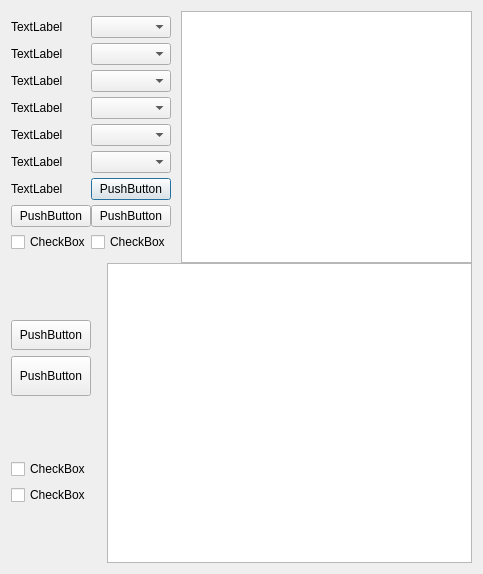
<?xml version="1.0" encoding="UTF-8"?>
<ui version="4.0">
 <class>Dialog</class>
 <widget class="QDialog" name="Dialog">
  <property name="geometry">
   <rect>
    <x>0</x>
    <y>0</y>
    <width>483</width>
    <height>574</height>
   </rect>
  </property>
  <property name="sizePolicy">
   <sizepolicy hsizetype="Expanding" vsizetype="Expanding">
    <horstretch>0</horstretch>
    <verstretch>0</verstretch>
   </sizepolicy>
  </property>
  <property name="windowTitle">
   <string>Dialog</string>
  </property>
  <layout class="QGridLayout" name="gridLayout">
   <item row="0" column="0">
    <layout class="QVBoxLayout" name="verticalLayout_5">
     <property name="spacing">
      <number>0</number>
     </property>
     <property name="bottomMargin">
      <number>0</number>
     </property>
     <item>
      <layout class="QHBoxLayout" name="horizontalLayout_11" stretch="0,0,0">
       <item>
        <layout class="QVBoxLayout" name="verticalLayout_3">
         <item>
          <layout class="QHBoxLayout" name="horizontalLayout_2">
           <item>
            <widget class="QLabel" name="label">
             <property name="text">
              <string>TextLabel</string>
             </property>
            </widget>
           </item>
           <item>
            <widget class="QComboBox" name="comboBox"/>
           </item>
          </layout>
         </item>
         <item>
          <layout class="QHBoxLayout" name="horizontalLayout_3">
           <item>
            <widget class="QLabel" name="label_2">
             <property name="text">
              <string>TextLabel</string>
             </property>
            </widget>
           </item>
           <item>
            <widget class="QComboBox" name="comboBox_2"/>
           </item>
          </layout>
         </item>
         <item>
          <layout class="QHBoxLayout" name="horizontalLayout_4">
           <item>
            <widget class="QLabel" name="label_3">
             <property name="text">
              <string>TextLabel</string>
             </property>
            </widget>
           </item>
           <item>
            <widget class="QComboBox" name="comboBox_4"/>
           </item>
          </layout>
         </item>
         <item>
          <layout class="QHBoxLayout" name="horizontalLayout_5">
           <item>
            <widget class="QLabel" name="label_4">
             <property name="text">
              <string>TextLabel</string>
             </property>
            </widget>
           </item>
           <item>
            <widget class="QComboBox" name="comboBox_3"/>
           </item>
          </layout>
         </item>
         <item>
          <layout class="QHBoxLayout" name="horizontalLayout_6">
           <item>
            <widget class="QLabel" name="label_6">
             <property name="text">
              <string>TextLabel</string>
             </property>
            </widget>
           </item>
           <item>
            <widget class="QComboBox" name="comboBox_6"/>
           </item>
          </layout>
         </item>
         <item>
          <layout class="QHBoxLayout" name="horizontalLayout_7">
           <item>
            <widget class="QLabel" name="label_5">
             <property name="text">
              <string>TextLabel</string>
             </property>
            </widget>
           </item>
           <item>
            <widget class="QComboBox" name="comboBox_5"/>
           </item>
          </layout>
         </item>
         <item>
          <layout class="QHBoxLayout" name="horizontalLayout_8">
           <item>
            <widget class="QLabel" name="label_7">
             <property name="text">
              <string>TextLabel</string>
             </property>
            </widget>
           </item>
           <item>
            <widget class="QPushButton" name="pushButton">
             <property name="text">
              <string>PushButton</string>
             </property>
            </widget>
           </item>
          </layout>
         </item>
         <item>
          <layout class="QHBoxLayout" name="horizontalLayout_9">
           <item>
            <widget class="QPushButton" name="pushButton_2">
             <property name="text">
              <string>PushButton</string>
             </property>
            </widget>
           </item>
           <item>
            <widget class="QPushButton" name="pushButton_3">
             <property name="text">
              <string>PushButton</string>
             </property>
            </widget>
           </item>
          </layout>
         </item>
         <item>
          <layout class="QHBoxLayout" name="horizontalLayout_10">
           <item>
            <widget class="QCheckBox" name="checkBox">
             <property name="text">
              <string>CheckBox</string>
             </property>
            </widget>
           </item>
           <item>
            <widget class="QCheckBox" name="checkBox_2">
             <property name="text">
              <string>CheckBox</string>
             </property>
            </widget>
           </item>
          </layout>
         </item>
        </layout>
       </item>
       <item>
        <spacer name="horizontalSpacer_2">
         <property name="orientation">
          <enum>Qt::Horizontal</enum>
         </property>
         <property name="sizeType">
          <enum>QSizePolicy::Fixed</enum>
         </property>
         <property name="sizeHint" stdset="0">
          <size>
           <width>10</width>
           <height>20</height>
          </size>
         </property>
        </spacer>
       </item>
       <item>
        <widget class="QTextEdit" name="textEdit">
         <property name="minimumSize">
          <size>
           <width>279</width>
           <height>0</height>
          </size>
         </property>
        </widget>
       </item>
      </layout>
     </item>
     <item>
      <layout class="QHBoxLayout" name="horizontalLayout_12" stretch="0,0,0">
       <property name="spacing">
        <number>6</number>
       </property>
       <item>
        <layout class="QVBoxLayout" name="verticalLayout_4">
         <item>
          <layout class="QVBoxLayout" name="verticalLayout">
           <item>
            <widget class="QPushButton" name="pushButton_5">
             <property name="minimumSize">
              <size>
               <width>0</width>
               <height>30</height>
              </size>
             </property>
             <property name="text">
              <string>PushButton</string>
             </property>
            </widget>
           </item>
           <item>
            <widget class="QPushButton" name="pushButton_4">
             <property name="minimumSize">
              <size>
               <width>0</width>
               <height>40</height>
              </size>
             </property>
             <property name="text">
              <string>PushButton</string>
             </property>
            </widget>
           </item>
          </layout>
         </item>
         <item>
          <layout class="QVBoxLayout" name="verticalLayout_2">
           <item>
            <widget class="QCheckBox" name="checkBox_4">
             <property name="text">
              <string>CheckBox</string>
             </property>
            </widget>
           </item>
           <item>
            <widget class="QCheckBox" name="checkBox_3">
             <property name="text">
              <string>CheckBox</string>
             </property>
            </widget>
           </item>
          </layout>
         </item>
        </layout>
       </item>
       <item>
        <spacer name="horizontalSpacer">
         <property name="orientation">
          <enum>Qt::Horizontal</enum>
         </property>
         <property name="sizeType">
          <enum>QSizePolicy::Fixed</enum>
         </property>
         <property name="sizeHint" stdset="0">
          <size>
           <width>10</width>
           <height>20</height>
          </size>
         </property>
        </spacer>
       </item>
       <item>
        <widget class="QTextEdit" name="textEdit_2">
         <property name="minimumSize">
          <size>
           <width>350</width>
           <height>300</height>
          </size>
         </property>
        </widget>
       </item>
      </layout>
     </item>
    </layout>
   </item>
  </layout>
 </widget>
 <tabstops>
  <tabstop>comboBox</tabstop>
  <tabstop>textEdit_2</tabstop>
  <tabstop>comboBox_2</tabstop>
  <tabstop>comboBox_4</tabstop>
  <tabstop>comboBox_3</tabstop>
  <tabstop>comboBox_6</tabstop>
  <tabstop>comboBox_5</tabstop>
  <tabstop>pushButton</tabstop>
  <tabstop>pushButton_2</tabstop>
  <tabstop>pushButton_3</tabstop>
  <tabstop>checkBox</tabstop>
  <tabstop>checkBox_2</tabstop>
  <tabstop>textEdit</tabstop>
  <tabstop>pushButton_5</tabstop>
  <tabstop>pushButton_4</tabstop>
  <tabstop>checkBox_4</tabstop>
  <tabstop>checkBox_3</tabstop>
 </tabstops>
 <resources/>
 <connections/>
</ui>
